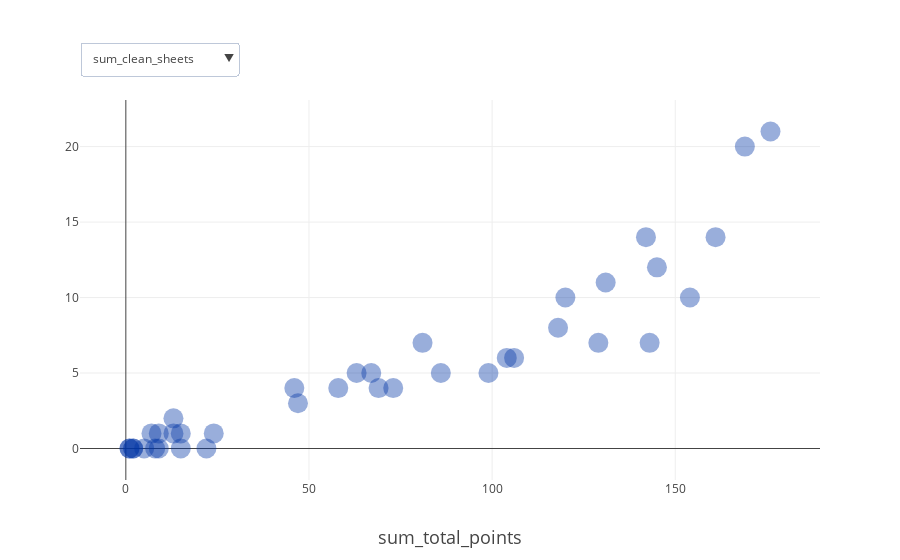

The code cell stored with this chart in its notebook:
### Markdown cell above
## Performance

### Code cell
gk1 = get_figure(goalkeepers[(goalkeepers['sum_total_points']>0)], 
                 'sum_total_points', 
                 ['sum_clean_sheets','sum_minutes','sum_penalties_saved', 'sum_bonus'],
                 '',
                 map_position_to_color('Goalkeeper'))
plotly.offline.iplot(gk1)

### Figure 1 — Plotly figure (JSON) as saved in the notebook; plotly's stock layout.template omitted (floating-point values rounded to 4 significant figures)
{"data": [{"hovertemplate": "<b>%{text}</b><br><br>sum_clean_sheets: %{y:.2f}</br>sum_total_points: %{x:.2f}</br><extra></extra>", "marker": {"color": "rgba(0,53,166, 0.4)", "size": 20}, "mode": "markers", "text": ["Alex McCarthy", "Alisson Ramses Becker", "Angus Gunn", "Artur Boruc", "Asmir Begovic", "Ben Foster", "Ben Hamer", "Bernd Leno", "Danny Ward", "David Button", "Ederson Santana de Moraes", "Fabricio Agosto Ramírez", "Fraser Forster", "Hugo Lloris", "Joel Coleman", "Joe Hart", "John Ruddy", "Jonas Lössl", "Jordan Pickford", "Julian Speroni", "Kasper Schmeichel", "Kepa Arrizabalaga", "Lukasz Fabianski", "Marcus Bettinelli", "Mark Travers", "Martin Dubravka", "Mathew Ryan", "Michel Vorm", "Neil Etheridge", "Paulo Gazzaniga", "Petr Cech", "Rui Pedro dos Santos Patrício", "Sergio Rico", "Tom Heaton", "Vicente Guaita", "Wayne Hennessey", "Willy Caballero", "Will Norris"], "type": "scatter", "uid": "9d9eacdd-a376-4b61-8bcd-f4ee60032295", "x": [73, 176, 47, 46, 63, 129, 9, 106, 22, 15, 169, 8, 2, 145, 2, 69, 7, 99, 161, 1, 120, 142, 143, 15, 9, 131, 104, 5, 154, 13, 24, 118, 86, 58, 81, 67, 13, 1], "y": [4, 21, 3, 4, 5, 7, 0, 6, 0, 1, 20, 0, 0, 12, 0, 4, 1, 5, 14, 0, 10, 14, 7, 0, 1, 11, 6, 0, 10, 1, 1, 8, 5, 4, 7, 5, 2, 0]}, {"hovertemplate": "<b>%{text}</b><br><br>sum_minutes: %{y:.2f}</br>sum_total_points: %{x:.2f}</br><extra></extra>", "marker": {"color": "rgba(0,53,166, 0.4)", "size": 20}, "mode": "markers", "text": ["Alex McCarthy", "Alisson Ramses Becker", "Angus Gunn", "Artur Boruc", "Asmir Begovic", "Ben Foster", "Ben Hamer", "Bernd Leno", "Danny Ward", "David Button", "Ederson Santana de Moraes", "Fabricio Agosto Ramírez", "Fraser Forster", "Hugo Lloris", "Joel Coleman", "Joe Hart", "John Ruddy", "Jonas Lössl", "Jordan Pickford", "Julian Speroni", "Kasper Schmeichel", "Kepa Arrizabalaga", "Lukasz Fabianski", "Marcus Bettinelli", "Mark Travers", "Martin Dubravka", "Mathew Ryan", "Michel Vorm", "Neil Etheridge", "Paulo Gazzaniga", "Petr Cech", "Rui Pedro dos Santos Patrício", "Sergio Rico", "Tom Heaton", "Vicente Guaita", "Wayne Hennessey", "Willy Caballero", "Will Norris"], "type": "scatter", "uid": "11ad7305-7cce-440a-a366-e4d68871b826", "visible": "legendonly", "x": [73, 176, 47, 46, 63, 129, 9, 106, 22, 15, 169, 8, 2, 145, 2, 69, 7, 99, 161, 1, 120, 142, 143, 15, 9, 131, 104, 5, 154, 13, 24, 118, 86, 58, 81, 67, 13, 1], "y": [2250, 3420, 1080, 1080, 2160, 3420, 552, 2835, 435, 360, 3420, 180, 90, 2970, 90, 1710, 90, 2777, 3420, 90, 3420, 3240, 3420, 630, 180, 3420, 3060, 180, 3420, 270, 585, 3330, 2610, 1710, 1754, 1575, 180, 1]}, {"hovertemplate": "<b>%{text}</b><br><br>sum_penalties_saved: %{y:.2f}</br>sum_total_points: %{x:.2f}</br><extra></extra>", "marker": {"color": "rgba(0,53,166, 0.4)", "size": 20}, "mode": "markers", "text": ["Alex McCarthy", "Alisson Ramses Becker", "Angus Gunn", "Artur Boruc", "Asmir Begovic", "Ben Foster", "Ben Hamer", "Bernd Leno", "Danny Ward", "David Button", "Ederson Santana de Moraes", "Fabricio Agosto Ramírez", "Fraser Forster", "Hugo Lloris", "Joel Coleman", "Joe Hart", "John Ruddy", "Jonas Lössl", "Jordan Pickford", "Julian Speroni", "Kasper Schmeichel", "Kepa Arrizabalaga", "Lukasz Fabianski", "Marcus Bettinelli", "Mark Travers", "Martin Dubravka", "Mathew Ryan", "Michel Vorm", "Neil Etheridge", "Paulo Gazzaniga", "Petr Cech", "Rui Pedro dos Santos Patrício", "Sergio Rico", "Tom Heaton", "Vicente Guaita", "Wayne Hennessey", "Willy Caballero", "Will Norris"], "type": "scatter", "uid": "62c9d7e9-85d4-4950-93ad-75069d6ec39f", "visible": "legendonly", "x": [73, 176, 47, 46, 63, 129, 9, 106, 22, 15, 169, 8, 2, 145, 2, 69, 7, 99, 161, 1, 120, 142, 143, 15, 9, 131, 104, 5, 154, 13, 24, 118, 86, 58, 81, 67, 13, 1], "y": [0, 0, 1, 0, 0, 1, 0, 0, 0, 0, 0, 0, 0, 2, 0, 1, 0, 1, 3, 0, 0, 1, 1, 1, 0, 0, 0, 0, 3, 0, 0, 0, 0, 0, 0, 1, 0, 0]}, {"hovertemplate": "<b>%{text}</b><br><br>sum_bonus: %{y:.2f}</br>sum_total_points: %{x:.2f}</br><extra></extra>", "marker": {"color": "rgba(0,53,166, 0.4)", "size": 20}, "mode": "markers", "text": ["Alex McCarthy", "Alisson Ramses Becker", "Angus Gunn", "Artur Boruc", "Asmir Begovic", "Ben Foster", "Ben Hamer", "Bernd Leno", "Danny Ward", "David Button", "Ederson Santana de Moraes", "Fabricio Agosto Ramírez", "Fraser Forster", "Hugo Lloris", "Joel Coleman", "Joe Hart", "John Ruddy", "Jonas Lössl", "Jordan Pickford", "Julian Speroni", "Kasper Schmeichel", "Kepa Arrizabalaga", "Lukasz Fabianski", "Marcus Bettinelli", "Mark Travers", "Martin Dubravka", "Mathew Ryan", "Michel Vorm", "Neil Etheridge", "Paulo Gazzaniga", "Petr Cech", "Rui Pedro dos Santos Patrício", "Sergio Rico", "Tom Heaton", "Vicente Guaita", "Wayne Hennessey", "Willy Caballero", "Will Norris"], "type": "scatter", "uid": "5a5ec5bb-71a2-4cbd-bf09-a83b946ee000", "visible": "legendonly", "x": [73, 176, 47, 46, 63, 129, 9, 106, 22, 15, 169, 8, 2, 145, 2, 69, 7, 99, 161, 1, 120, 142, 143, 15, 9, 131, 104, 5, 154, 13, 24, 118, 86, 58, 81, 67, 13, 1], "y": [6, 9, 4, 4, 4, 11, 0, 5, 0, 2, 6, 2, 0, 10, 0, 7, 0, 9, 13, 0, 6, 7, 15, 0, 1, 10, 11, 1, 18, 0, 3, 4, 8, 4, 8, 6, 0, 0]}], "layout": {"hovermode": "closest", "showlegend": false, "title": {"font": {"size": 21}, "text": ""}, "updatemenus": [{"active": 0, "buttons": [{"args": [{"visible": [true, false, false, false]}], "label": "sum_clean_sheets", "method": "update"}, {"args": [{"visible": [false, true, false, false]}], "label": "sum_minutes", "method": "update"}, {"args": [{"visible": [false, false, true, false]}], "label": "sum_penalties_saved", "method": "update"}, {"args": [{"visible": [false, false, false, true]}], "label": "sum_bonus", "method": "update"}], "pad": {"r": 0, "t": 10}, "x": 0, "xanchor": "left", "y": 1.18}], "xaxis": {"title": {"font": {"size": 18}, "text": "sum_total_points"}}, "yaxis": {"title": {"font": {"size": 18}, "text": ""}}}}
